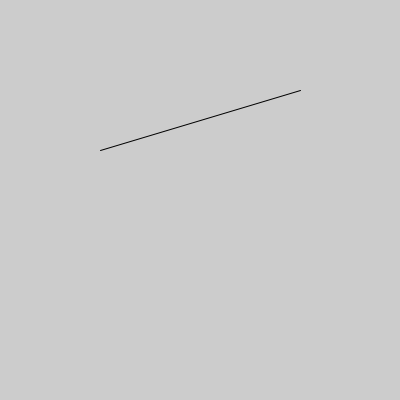
Frame 1 (no input)
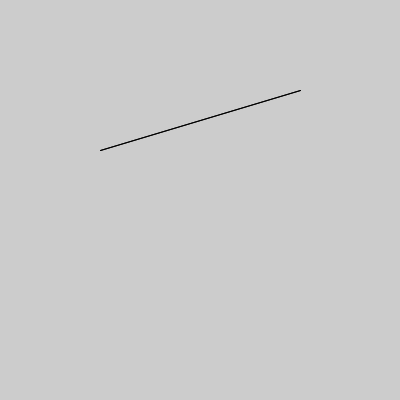
Frame 2 (the mouse pressed at the canvas centre, redrawn once)

The Processing sketch that drew these frames (run headless with seeded random() and noise(); the mouse was pressed at the canvas centre and the sketch redrawn once):

// Processing sketch: olio_1
// ── olio_1.pde
class Piste
{
  Piste (float x, float y)
  {
    this.x = x;
    this.y = y;
  }
void piirra ()
  {
    point (x, y);
  }
  float x, y;
}
class Jana
{
  Jana (Piste pp1, Piste pp2)
  {
    this.pp1 = pp1;
    this.pp2 = pp2;
  }
  void piirra ()
  {
    line (pp1.x, pp1.y, pp2.x, pp2.y);
  }

  Piste pp1, pp2;
}
void setup ()
{
  size (400, 400);
  noLoop ();
}
void draw ()
{
  Jana j = new Jana (new Piste (100, 150), new Piste (300, 90));
  j.piirra ();
}
